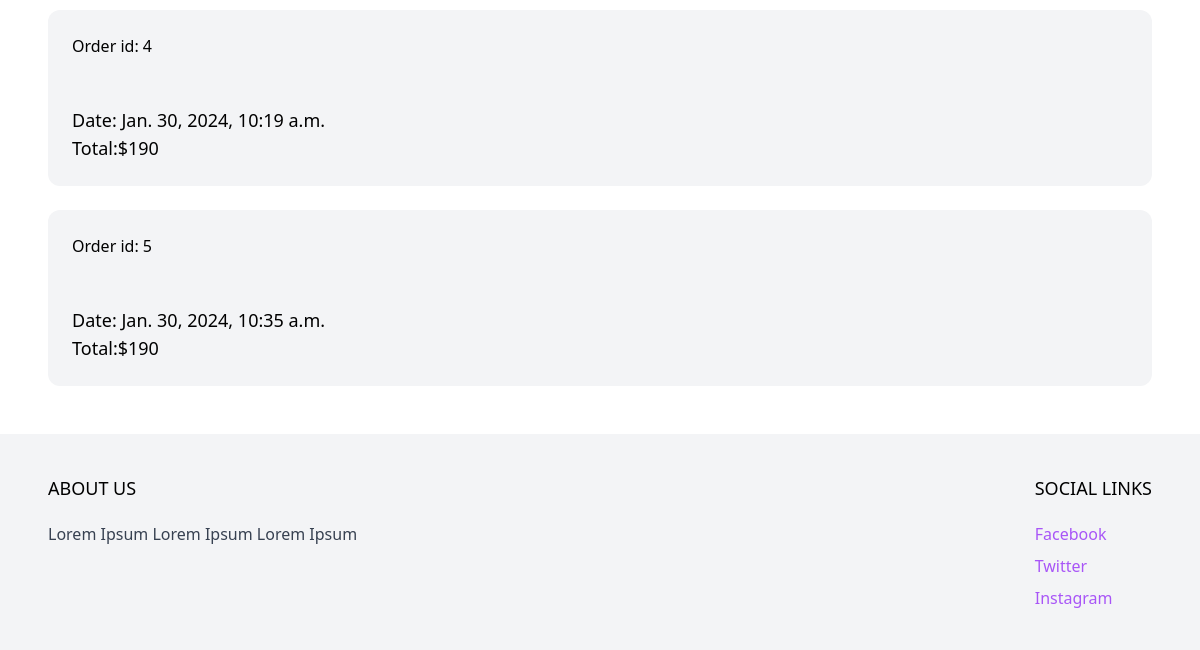
/myaccount/ (signed in, lower part), run on an earlier commit of the app's database.
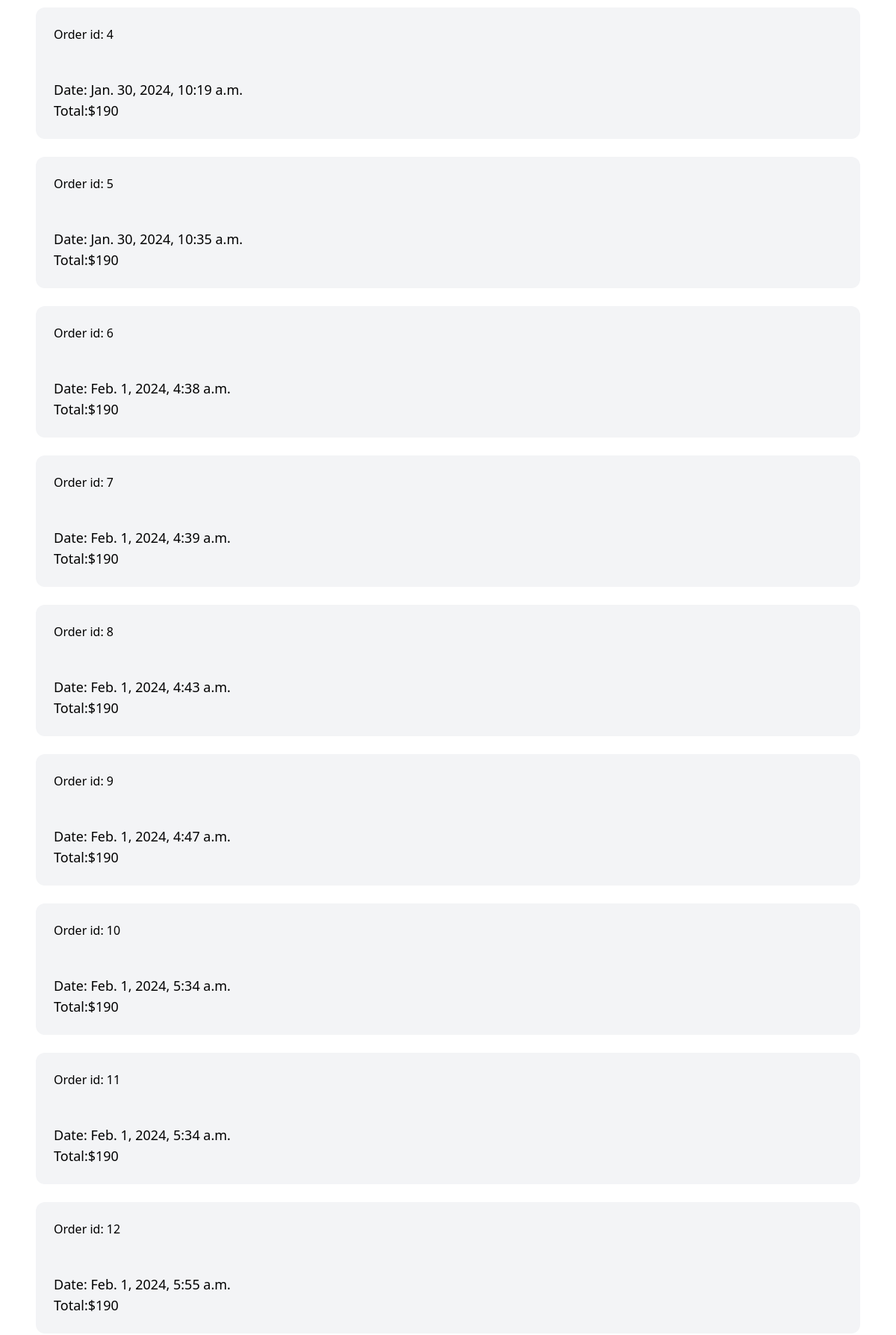
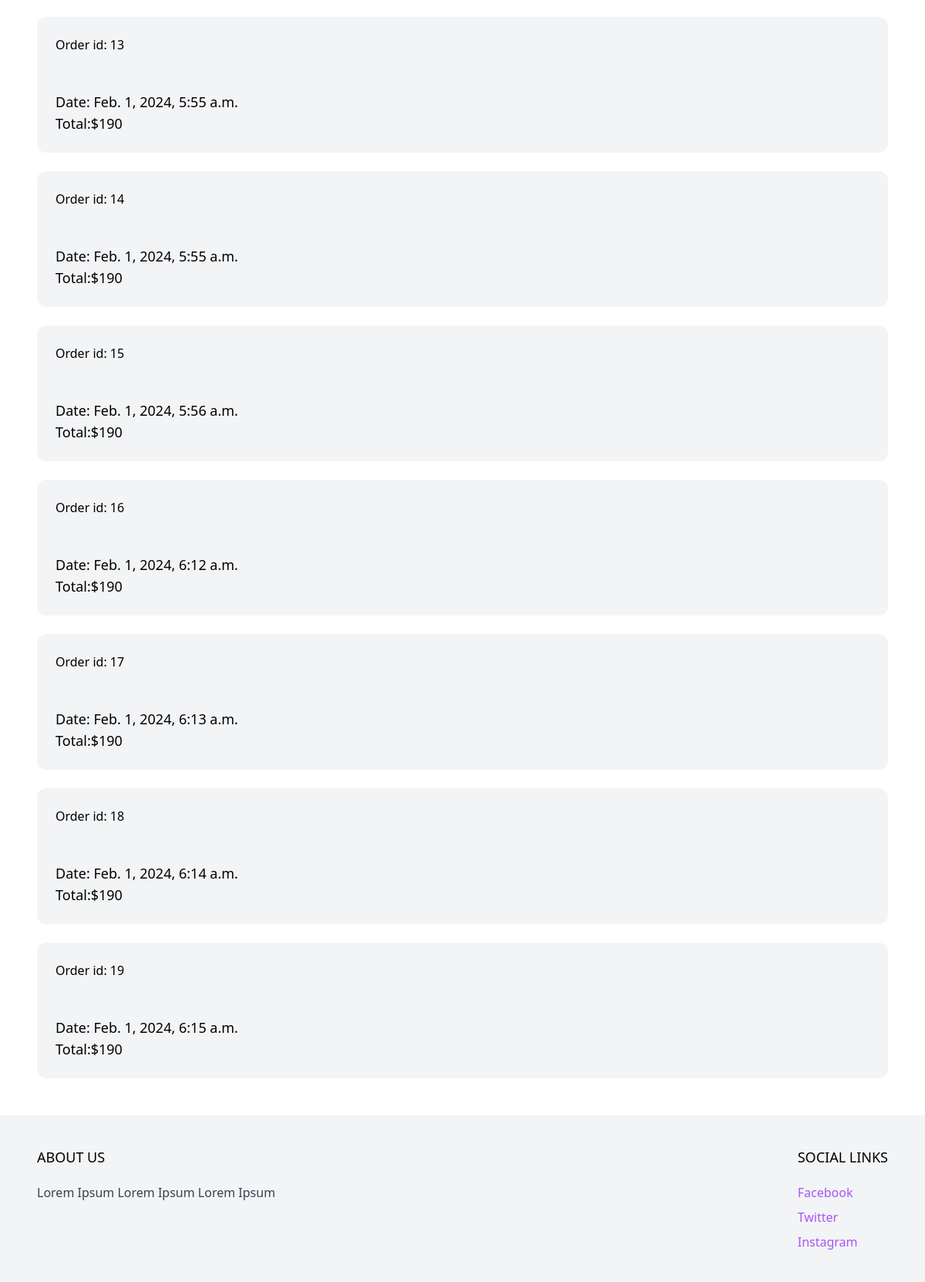
And on a later commit of the database (2 pictures, top to bottom).
### order/models.py (models this page shows)
class Order(models.Model):
    ORDERED = 'ordered'
    SHIPPED = 'shipped'
    STATUS_CHOICES = (
        (ORDERED, 'Ordered'),
        (SHIPPED, 'Shipped')
    )
    user = models.ForeignKey(User, related_name='orders', blank=True, null=True, on_delete=models.CASCADE)
    first_name = models.CharField(max_length=255)
    last_name = models.CharField(max_length=255)
    email = models.CharField(max_length=255)
    address = models.CharField(max_length=255)
    zipcode = models.CharField(max_length=255)
    place = models.CharField(max_length=255)
    phone = models.CharField(max_length=255)
    created_at = models.DateTimeField(auto_now_add=True)
    paid = models.BooleanField(default=False)
    paid_amount = models.IntegerField(blank=True, null=True)
    status = models.CharField(max_length=20, choices=STATUS_CHOICES, default=ORDERED)

### core/views.py (the view)
# urls.py: path('myaccount/', myaccount, name='myaccount'),
@login_required
def myaccount(request):
    return render(request, 'core/myaccount.html')

### cart/cart.py (called while the page is built)
    def __len__(self):
        return sum(item['quantity'] for item in self.cart.values())

### cart/context_processors.py (called while the page is built)
def cart(request):
    return {'cart': Cart(request)}

### core/templates/core/myaccount.html (shortened to what this page needs)
{% extends 'core/base.html' %}
{% block content %}
<div class="max-w-6xl mx-auto p-6">
    {% for order in request.user.orders.all %}
        <div class="w-full mb-6 p-6 flex flex-wrap bg-gray-100 rounded-xl">
            <div class="mb-6 flex justify-between">
                <a href="#">Order id: {{order.id }}</a>
            </div>
            <div>
                <p class="text-lg"> Date: {{ order.created_at }}</p>
                <p class="text-lg"> Total:$190</p>
            </div>
        </div>
    {% endfor %}
</div>
{% endblock %}

### core/templates/core/base.html (shortened to what this page needs)
<html lang="en">
<head>
    <script src="https://cdn.tailwindcss.com"></script>
</head>
<body>
    <main>
        {% block content %}
        {% endblock %}
    </main>
    <footer class="bg-gray-100">
        <div class="max-w-6xl mx-auto py-10 px-6 xl:px-0 md:flex justify-between">
            <div class="footer-left mb-12 md:mb-0">
                <h2 class="mb-5 uppercase text-lg"> About Us</h2>
                <p class="text-gray-700">Lorem Ipsum Lorem Ipsum Lorem Ipsum</p>
            </div>
            <div class="footer-right ">
                <h2 class="mb-5 uppercase text-lg"> Social Links</h2>
                <ul class="space-y-2">
                    <li><a href="#" class="text-purple-500 hover:text-purple-800">Facebook</a></li>
                    <li><a href="#" class="text-purple-500 hover:text-purple-800">Twitter</a></li>
                    <li><a href="#" class="text-purple-500 hover:text-purple-800">Instagram</a></li>
                </ul>
            </div>
        </div>
    </footer>
</body>
</html>

What changed in the data, as far as the page shows it:
added Order: id "6", created_at "Feb. 1, 2024, 4:38 a.m."
added Order: id "7", created_at "Feb. 1, 2024, 4:39 a.m."
added Order: id "8", created_at "Feb. 1, 2024, 4:43 a.m."
added Order: id "9", created_at "Feb. 1, 2024, 4:47 a.m."
added Order: id "10", created_at "Feb. 1, 2024, 5:34 a.m."
added Order: id "11", created_at "Feb. 1, 2024, 5:34 a.m."
added Order: id "12", created_at "Feb. 1, 2024, 5:55 a.m."
added Order: id "13", created_at "Feb. 1, 2024, 5:55 a.m."
added Order: id "14", created_at "Feb. 1, 2024, 5:55 a.m."
added Order: id "15", created_at "Feb. 1, 2024, 5:56 a.m."
added Order: id "16", created_at "Feb. 1, 2024, 6:12 a.m."
added Order: id "17", created_at "Feb. 1, 2024, 6:13 a.m."
added Order: id "18", created_at "Feb. 1, 2024, 6:14 a.m."
added Order: id "19", created_at "Feb. 1, 2024, 6:15 a.m."
